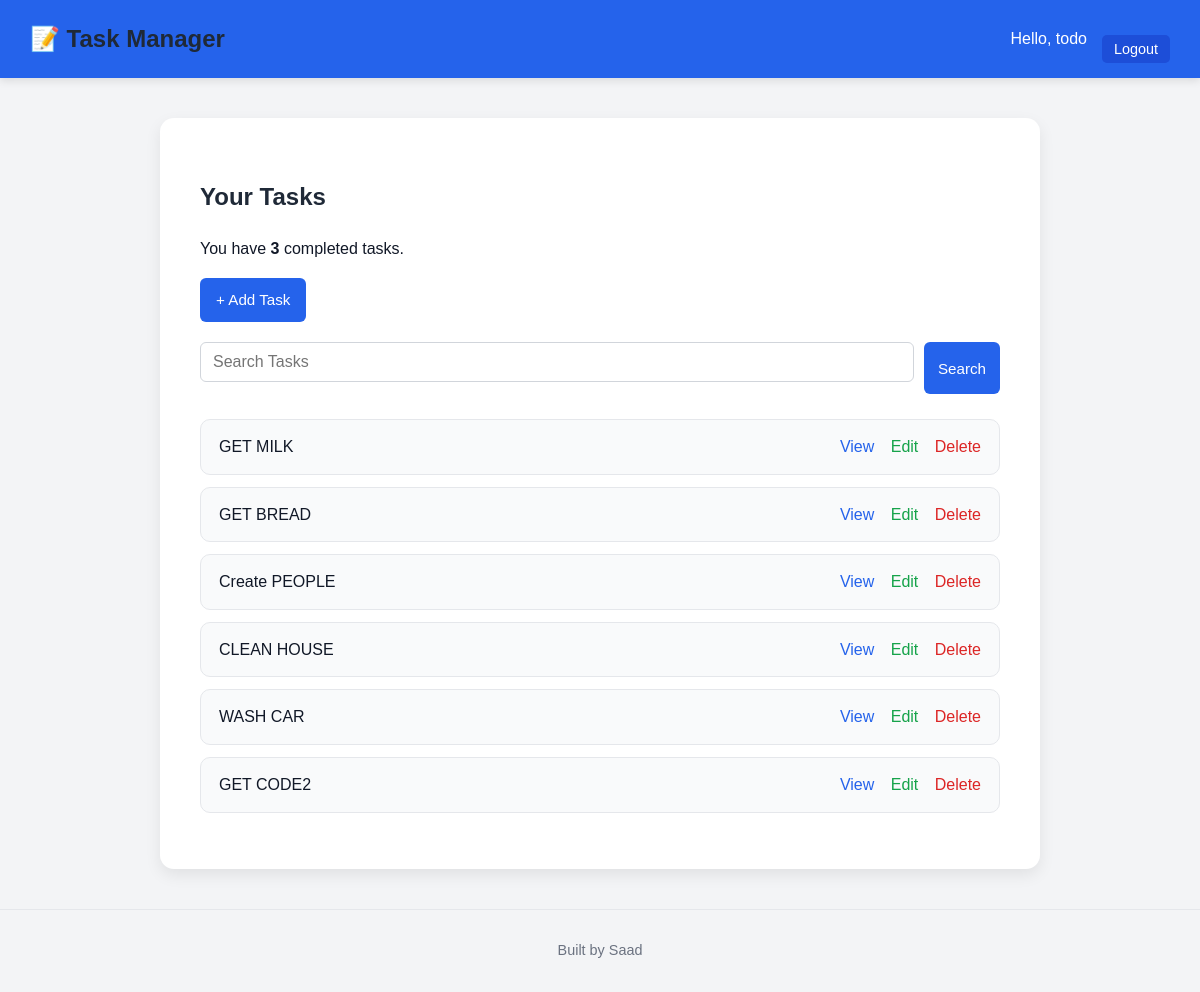
The app's page / (signed in), older data.
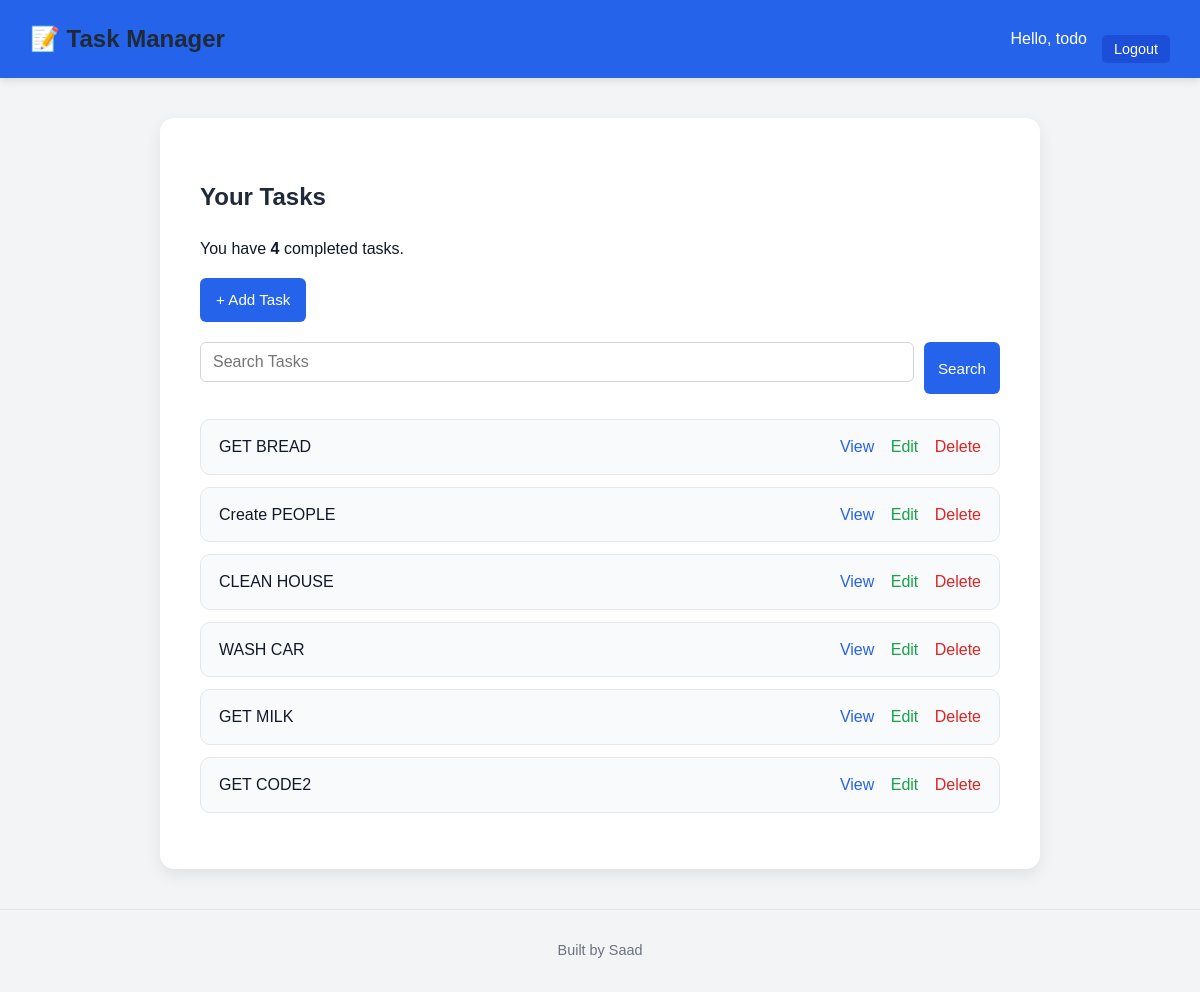
The same page, newer data.
### base/models.py (models this page shows, shortened)
class Task(models.Model):
    user = models.ForeignKey(User, on_delete=models.CASCADE, null=True, blank=True)
    title = models.CharField(max_length=200)
    description = models.TextField(null=True, blank=True)
    complete = models.BooleanField(default=False)
    created = models.DateTimeField(auto_now_add=True)
    class Meta:
        ordering = ['complete']

### base/views.py (the view)
# urls.py: path('', TaskList.as_view(), name='tasks'),
class TaskList(LoginRequiredMixin,ListView):
    model=Task
    context_object_name = 'tasks'
    def get_context_data(self, **kwargs):
        context = super().get_context_data(**kwargs)
        context['tasks'] = context['tasks'].filter(user=self.request.user)
        context['count'] = context['tasks'].filter(complete=True).count()
        context['search_input'] = self.request.GET.get('search-area') or ''
        if context['search_input']:
                context['tasks'] = context['tasks'].filter(title__startswith=context['search_input'])
        return context

### base/templates/base/task_list.html (shortened to what this page needs)
{% extends 'base/base.html' %}
{% block content %}
<h2>Your Tasks</h2>
<p>You have <strong>{{ count }}</strong> completed tasks.</p>
<a href="{% url 'task_create' %}" class="btn-primary">+ Add Task</a>
<form method="GET" action="" class="search-form">
  <input
    type="text"
    name="search-area"
    placeholder="Search Tasks"
    value="{{search_input}}"
  />
  <button type="submit">Search</button>
</form>
<ul class="task-list">
  {% for task in tasks %}
  <li>
    <span>{{ task.title }}</span>
    <div class="task-actions">
      <a href="{% url 'task_detail' task.id %}">View</a>
      <a href="{% url 'task_update' task.id %}">Edit</a>
      <a href="{% url 'task_delete' task.id %}">Delete</a>
    </div>
  </li>
  {% empty %}
  <li>No tasks found.</li>
  {% endfor %}
</ul>
{% endblock %}

### base/templates/base/base.html (shortened to what this page needs)
{% load static %}
<!DOCTYPE html>
<html lang="en">
  <head>
    <link rel="stylesheet" href="{% static 'base/style.css' %}" />
  </head>
  <body>
    <header>
      <h1>📝 Task Manager</h1>
      <nav>
        {% if request.user.is_authenticated %}
        <span>Hello, {{ request.user.username }}</span>
        <form action="{% url 'logout' %}" method="post" style="display: inline">
          <button type="submit">Logout</button>
        </form>
        {% else %}
        <a href="{% url 'login' %}">Login</a>
        <a href="{% url 'register' %}">Register</a>
        {% endif %}
      </nav>
    </header>
    <main>{% block content %}{% endblock %}</main>
    <footer>
      <p>Built by Saad</p>
    </footer>
  </body>
</html>

### base/static/base/style.css (style rules this page uses)
body { font-family: "Poppins", sans-serif; background: #f3f4f6; color: #111827; margin: 0; padding: 0; line-height: 1.6; }
h1, h2, h3 { color: #1f2937; }
a { text-decoration: none; color: #2563eb; transition: 0.2s; }
header { background: #2563eb; color: white; padding: 15px 30px; display: flex; justify-content: space-between; align-items: center; box-shadow: 0 3px 8px rgba(0, 0, 0, 0.1); }
header h1 { font-size: 1.5em; margin: 0; }
header nav { display: flex; align-items: center; gap: 15px; }
header form button { background: #1d4ed8; border: none; padding: 6px 12px; border-radius: 5px; color: white; cursor: pointer; font-size: 0.9em; }
main { padding: 40px; max-width: 800px; margin: 40px auto; background: white; border-radius: 14px; box-shadow: 0 6px 16px rgba(0, 0, 0, 0.08); transition: all 0.3s ease; }
.btn-primary, .btn-danger, button, input[type="submit"] { display: inline-block; font-weight: 500; border: none; padding: 10px 16px; border-radius: 6px; cursor: pointer; font-size: 0.95em; transition: all 0.2s ease-in-out; }
.btn-primary { background: #2563eb; color: white; }
.task-list { list-style: none; padding: 0; margin-top: 25px; }
.task-list li { display: flex; justify-content: space-between; align-items: center; background: #f9fafb; margin-bottom: 12px; padding: 14px 18px; border-radius: 10px; border: 1px solid #e5e7eb; transition: all 0.2s ease; }
.task-actions a { margin-left: 12px; font-weight: 500; }
.task-actions a:nth-child(1) { color: #2563eb; }
.task-actions a:nth-child(2) { color: #16a34a; }
.task-actions a:nth-child(3) { color: #dc2626; }
form { margin-top: 20px; }
form input[type="text"], form input[type="password"], form textarea, form select { width: 100%; padding: 10px 12px; margin-bottom: 12px; border: 1px solid #d1d5db; border-radius: 6px; font-size: 1em; transition: 0.2s; }
.search-form { display: flex; gap: 10px; margin-top: 20px; }
.search-form input { flex: 1; }
.search-form button { background: #2563eb; color: white; border: none; padding: 10px 14px; border-radius: 6px; cursor: pointer; }
footer { text-align: center; padding: 15px; font-size: 0.9em; color: #6b7280; border-top: 1px solid #e5e7eb; margin-top: 30px; }

Row changes from the older to the newer data that the page shows:
changed Task "GET MILK": moves down the list
Text that changed along with them:
{{ count }}: "3" → "4"
